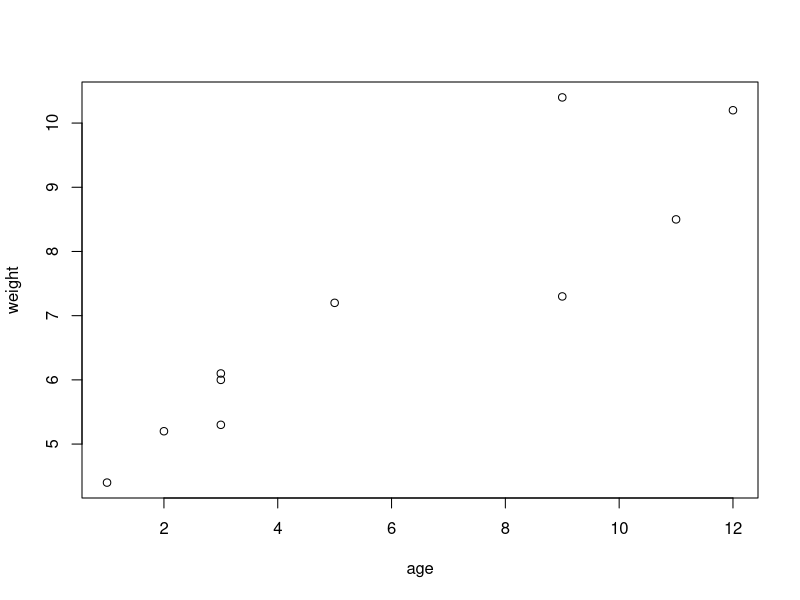

This figure's R source:
#creating dummy dataset
age <- c(1,3,5,2,11,9,3,9,12,3)
weight <- c(4.4,5.3,7.2,5.2,8.5,7.3,6.0,10.4,10.2,6.1)

#calculating mean weight
mean(weight)

#calculating standard deviation of weight
sd(weight)

#calculating correlation between age and weight
cor(age, weight)

#plotting age and weight
plot(age, weight)